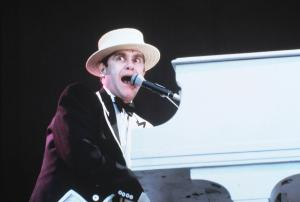
#> input picture Faces/Elton John/1.jpg, 300 x 202 px, given as the content of the folder /Users/murugan/Desktop/OpenCV/Faces/Ben Affleck, which was not available
$ python 'train faces.py'
#> lines starting #> are read from the running program, lines starting #| are printed output that depends on the picture; pictures that were not available may be replaced by others from this repository, and a replacement may not be noted
import os
import cv2 as cv
import numpy as np

people = ['Ben Affleck', 'Elton John', 'Jerry Seinfield', 'Madonna', 'Mindy Kaling']
dir =r'/Users/murugan/Desktop/OpenCV/Faces'

haar_Casacade = cv.CascadeClassifier('haar face.xml')

features = []
labels = []

def create_train():
    for person in people:
        path = os.path.join(dir, person)
        label = people.index(person)

        for img in os.listdir(path):
            img_path = os.path.join(path, img)

            img_read = cv.imread(img_path)
#> img_read is the input picture: shape (202, 300, 3); mean B, G, R 113.5, 107.3, 104.2
            gray = cv.cvtColor(img_read, cv.COLOR_BGR2GRAY)
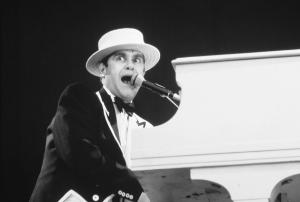
#> gray: shape (202, 300); min 9, max 255, mean 107.1
            cv.imshow('Gray', gray)

            faces_rect = haar_Casacade.detectMultiScale(gray, scaleFactor=1.1, minNeighbors=4)
#> faces_rect = [[91, 28, 71, 71]]
            for (x,y,w,h) in faces_rect:
                faces_region = gray[y:y+h, x:x+w]
                features.append(faces_region)
                labels.append(label)
#> this loop made 1 pass
#> pass 1, in create_train, `faces_region = gray[y:y+h, x:x+w]`:
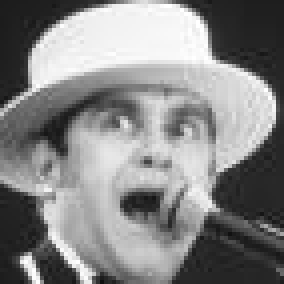
#> faces_region: shape (71, 71) (shown 4 times larger); min 14, max 255, mean 134.2
#> after the loop, features = 1 item; labels = [0]
#> pass 3 of the loop in create_train, `for person in people:`:
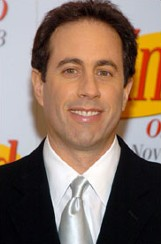
#> input picture Faces/Jerry Seinfield/1.jpg, 161 x 244 px, found by its file name
#> in create_train, img_read is the input picture: shape (244, 161, 3); mean B, G, R 100.2, 114.7, 137.3
#> in create_train, `gray = cv.cvtColor(img_read, cv.COLOR_BGR2GRAY)`:
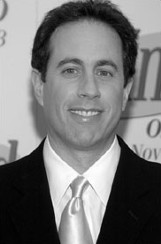
#> gray: shape (244, 161); min 0, max 255, mean 119.8
#> the loop in create_train, `for (x,y,w,h) in faces_rect:` made 1 pass
#> pass 1, in create_train, `faces_region = gray[y:y+h, x:x+w]`:
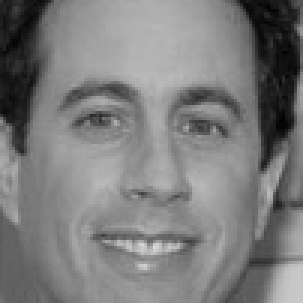
#> faces_region: shape (101, 101) (shown 3 times larger); min 1, max 218, mean 124.2
#> the loop made 5 passes; the first 3 are shown

create_train()
print('training done -------------')

features = np.array(features, dtype='object')
labels = np.array(labels, )

face_recogniser = cv.face.LBPHFaceRecognizer_create()

face_recogniser.train(features,labels)

face_recogniser.save('face_trained.yml')
np.save('features.npy', features)
np.save('labels'
'.npy', labels)
